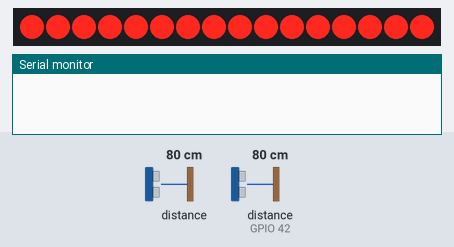
This sketch was run on a simulated ESP8266 (NodeMCU). On the bench: 16 shift-register outputs drawn as a row of LEDs (first output left, lit = HIGH), the last lines printed to the serial monitor. Wiring (inferred from the names in the program): 2 × shift register (74HC595): data D8; shift clock D6; latch D5. Wiring (inferred from the signals the program sends): row of LEDs: on Q0, Q1, Q2, Q3, Q4, Q5, Q6, Q7, Q8, Q9, Q10, Q11, Q12, Q13, Q14, Q15. The test bench sets the inputs (shaded band); at power-on: distance to the obstacle 80 cm, distance to the obstacle (sensor on GPIO 42) 80 cm. WiFi joins after 1.5 s; servers stay silent unless stated.

Above: at 0.0 s.
At 7.8 s:
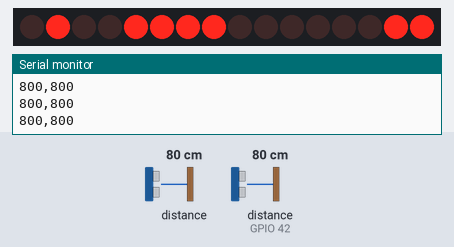
7.9 s: distance to the obstacle (sensor 0) set to 2 cm
10.9 s: distance to the obstacle (sensor on GPIO 42) set to 2 cm
Timing chart, 0 to 18.6 s (numbered marks = the images above; inputs shaded):
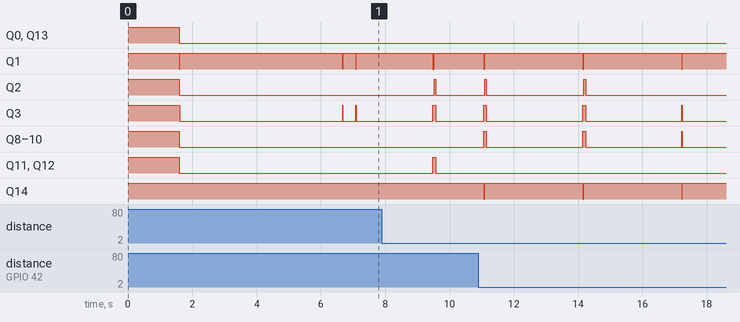

The sketch:

final_timeout_fix1.ino
```cpp
#include <ESP8266WiFi.h>
#include <ESP8266WebServer.h>
#include <ESP8266HTTPClient.h>
#include <WiFiClient.h>
#include <Wire.h>
#include <VL53L0X.h>

//Pin connected to ST_CP on the board rck
#define latchPin D5
//Pin connected to SH_CP on the board sck
#define clockPin D6
////Pin connected to DS on the board dio
#define dataPin D8

byte numbers[] = {B00111111,  //0
                  B00110000,  //1
                  B01011011,  //2
                  B01001111,  //3
                  B01100110,  //4
                  B01101101,  //5
                  B01111101,  //6
                  B00000111,  //7
                  B01111111,  //8
                  B01101111}; //9

byte digits[4];
byte powers[5] = { B00001110, B00001101,B00001011,B00000111, B11111111};

int LDRPin = A0;

//#define XSHUT_pin1 not required for address change on Sensor1
#define XSHUT_pin2 D0

//ADDRESS_DEFAULT 0b0101001 or 41
//#define Sensor1_newAddress 41 not required address change
#define Sensor2_newAddress 42


VL53L0X Sensor1;
VL53L0X Sensor2;

int current_distance1;
int initial_distance1;
int current_distance2;
int initial_distance2;

const char* ssid = "Suresh";  // Enter SSID here
const char* password = "mvls$1488";  //Enter Password here

ESP8266WebServer server(80);

int people = 0;

void setup()
{ //WARNING/
  //Shutdown pins of VL53L0X ACTIVE-LOW-ONLY NO TOLERANT TO 5V will fry them
  pinMode(XSHUT_pin2, OUTPUT);


  Serial.begin(9600);

  Wire.begin();
  //Change address of sensor and power up next one
   Sensor2.setAddress(Sensor2_newAddress);
  pinMode(XSHUT_pin2, INPUT);
  delay(10);

  Sensor1.init();
  Sensor2.init();


  // Start continuous back-to-back mode (take readings as
  // fast as possible).  To use continuous timed mode
  // instead, provide a desired inter-measurement period in
  // ms (e.g. sensor.startContinuous(100)).
  Sensor1.startContinuous();
  Sensor2.startContinuous();

  initial_distance1 = Sensor1.readRangeContinuousMillimeters();
  initial_distance2 = Sensor2.readRangeContinuousMillimeters();
  Serial.println("initial_distance1: " + String(initial_distance1));
  Serial.println("initial_distance2: " + String(initial_distance2));

  Serial.print("Connecting to ");
  Serial.println(ssid);
  WiFi.begin(ssid, password);
  while (WiFi.status() != WL_CONNECTED) {
    delay(500);
    Serial.print(".");
  }
  // Print local IP address and start web server
  Serial.println("");
  Serial.println("WiFi connected.");
  Serial.println("IP address: ");
  Serial.println(WiFi.localIP());
  server.on("/", handleRoot);

  server.begin();
  Serial.println("HTTP server started");

  pinMode(latchPin, OUTPUT);
  pinMode(clockPin, OUTPUT);
  pinMode(dataPin, OUTPUT);

  digits[0] = 0;
  digits[1] = 0;
  digits[2] = 0;
  digits[3] = 0;

  simple1234();
  delay(5000);

}

void loop()
{
  server.handleClient();

  current_distance1 = Sensor1.readRangeContinuousMillimeters();
  current_distance2 = Sensor2.readRangeContinuousMillimeters();

  Serial.print(current_distance1);
  Serial.print(',');
  Serial.print(current_distance2);
  Serial.println();


  if(current_distance2 < initial_distance2 - 100){
    people += 1;
    Serial.println("someone entered");

    if( people == 1 && analogRead(LDRPin) < 400){

                // Use WiFiClient class to create TCP connections
                WiFiClient client;
                HTTPClient http;

      String serverPath = "http://192.168.1.150/?socket=2On";
      http.begin(client, serverPath.c_str());
      http.GET(); // Send HTTP GET request
      Serial.println("Sent HTTP GET request");

        unsigned long timeout = millis();
        while (client.available() == 0) {
          if (millis() - timeout > 5000) {
            Serial.println("Client Timeout !");
            client.stop();
            return;
          }
          yield();
          }

//        while (client.available()){
//        String line = client.readStringUntil('\r');
//        Serial.print(line);
//        }

      http.end();
      Serial.println("HTTP end");
    }
    delay(1500);
    updateCounter();
    }


   if(current_distance1 < initial_distance1 - 100){
    people -= 1;
    Serial.println("someone exited");

    if(( people == 0) and (WiFi.status()== WL_CONNECTED)){
        // Use WiFiClient class to create TCP connections
          WiFiClient client;
          HTTPClient http;

      String serverPath = "http://192.168.1.150/?socket=2Off";
      http.begin(client, serverPath.c_str());
      http.GET(); // Send HTTP GET request
      Serial.println("Sent HTTP GET request");

        unsigned long timeout = millis();
        while (client.available() == 0) {
          if (millis() - timeout > 5000) {
            Serial.println("Client Timeout !");
            client.stop();
            return;
          }
          yield();
          }

//        while (client.available()){
//        String line = client.readStringUntil('\r');
//        Serial.print(line);
//        }

      http.end();
      Serial.println("HTTP end");
    }
    delay(1500);
    updateCounter();
    }

    simple1234();
}

void handleRoot() {
  String webpage;
  webpage += "<html>";
  webpage += "<head><title>Room Strength Tracker</title></head>";
  webpage += "<body>";
  webpage += "<h1>Room Strength Tracker</h1>";
  webpage += "<h1>No. of people in the room : "+String(people)+"</h1>";
  webpage += "</body>";
  webpage += "</html>";

  server.send(200, "text/html", webpage);   // Send HTTP status 200 (Ok) and send some text to the browser/client
}

void simple1234()
{

  for (byte t = 3; t>0; t--)
  {
    digitalWrite(latchPin, LOW);
    shiftOut(dataPin, clockPin, MSBFIRST, numbers[digits[t]]);
     ////Serial.println(numbers[digits[t]]);
    shiftOut(dataPin, clockPin, MSBFIRST, powers[t]);
    digitalWrite(latchPin, HIGH);
    delay(5);
  }
}

void updateCounter(){

  if(people < 10 ){
    digits[3] = people;
    digits[2] = 0;
    digits[1] = 0;
    digits[0] = 0;
    }
  if(people > 9 && people <100){
    digits[3] = people%10;
    digits[2] = people/10;
    digits[1] = 0;
    digits[0] = 0;

     }
}
```
